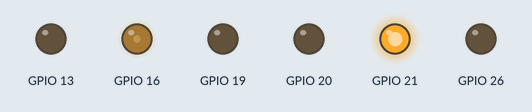
A program run on a simulated Raspberry Pi (BCM pin numbers). On the bench: output pins drawn as LEDs (lit = HIGH). At 10.4 s the program stops and its outputs stay as they are.

Above: at 0.1 s.
At 3.9 s:
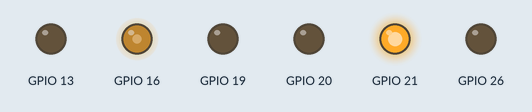
At 5.3 s:
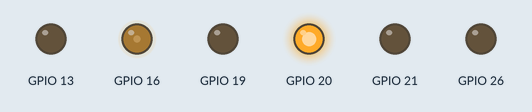
At 9.1 s:
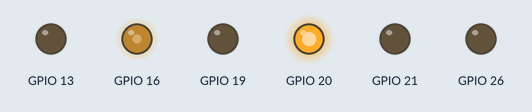
At 10.5 s:
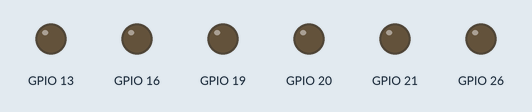
Timing chart, 0 to 11.9 s (numbered marks = the images above):
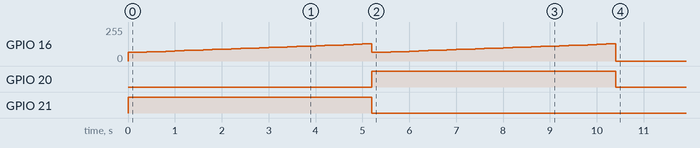

Measured:
- by itself, GPIO 20: LOW → HIGH at 5.2 s, → LOW 5.2 s later
- by itself, GPIO 21: LOW → HIGH at 0.00 s, → LOW 5.2 s later

The program:

motor_driver.py
```python
import RPi.GPIO as GPIO
import time

class Motor():

    def __init__(self, control_pin_1, control_pin_2, control_pin_3):

        self.control_pin_1 = control_pin_1
        self.control_pin_2 = control_pin_2
        self.control_pin_3 = control_pin_3

        GPIO.setup(self.control_pin_1, GPIO.OUT)
        GPIO.setup(self.control_pin_2, GPIO.OUT)
        GPIO.setup(self.control_pin_3, GPIO.OUT)

        self.pwm = GPIO.PWM(self.control_pin_3, 100)
        self.pwm.start(0)

    def forward_rot(self, perc):
        GPIO.output(self.control_pin_1, True)
        GPIO.output(self.control_pin_2, False)
        self.pwm.ChangeDutyCycle(perc)
        GPIO.output(self.control_pin_3, True)

    def stop_rot(self):
        GPIO.output(self.control_pin_1, False)
        GPIO.output(self.control_pin_2, False)
        GPIO.output(self.control_pin_3, False)

    def backward_rot(self, perc):
        GPIO.output(self.control_pin_1, False)
        GPIO.output(self.control_pin_2, True)
        self.pwm.ChangeDutyCycle(perc)
        GPIO.output(self.control_pin_3, True)

if __name__ == '__main__':
    GPIO.setmode(GPIO.BCM)
    left_motor = Motor(21, 20, 16)
    right_motor = Motor(13, 19, 26)

    try:
        for speed in range(25, 51):
            left_motor.forward_rot(speed)
            time.sleep(0.2)

        #right_motor.stop_rot()

        for speed in range(25, 51):
            left_motor.backward_rot(speed)
            time.sleep(0.2)

        left_motor.stop_rot()

    except KeyboardInterrupt:
        print("ctrl-c stop")

    finally:
        GPIO.cleanup()
```
